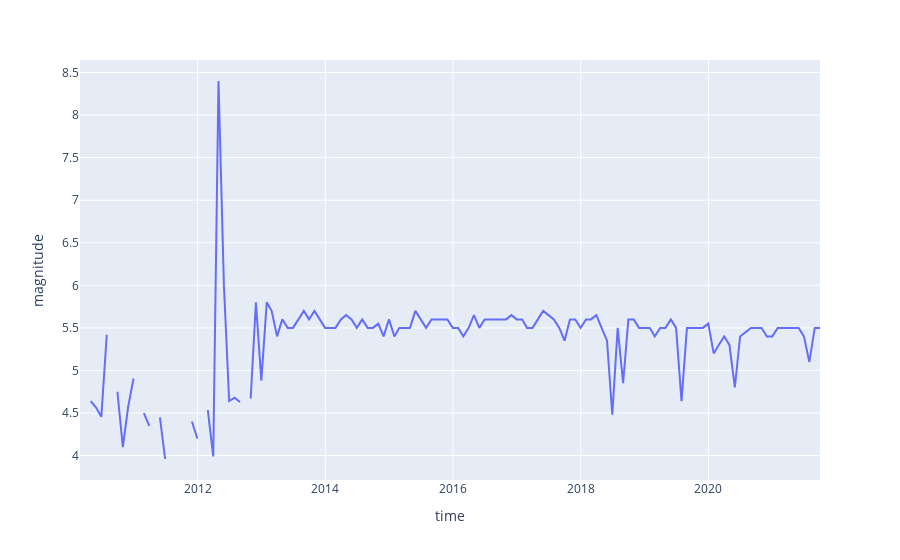

Write notebook code for a chart like this one.
### Code cell
temp = df2
temp.index = temp.time 
df_temp = temp.groupby(pd.Grouper(freq='M')).median().reset_index()
px.line(df_temp, x = 'time', y = 'magnitude', hover_data=['felt'])

### Figure 1 — Plotly figure (JSON) as saved in the notebook; plotly's stock layout.template omitted (floating-point values rounded to 4 significant figures; data arrays with more than 128 entries replaced by an {"elided": "..."} marker saying what was removed)
{"data": [{"customdata": {"elided": "140x1 float values"}, "hovertemplate": "time=%{x}<br>magnitude=%{y}<br>felt=%{customdata[0]}<extra></extra>", "legendgroup": "", "line": {"color": "#636efa", "dash": "solid"}, "marker": {"symbol": "circle"}, "mode": "lines", "name": "", "orientation": "v", "showlegend": false, "type": "scatter", "x": {"elided": "140 str values"}, "xaxis": "x", "y": {"elided": "140 float values"}, "yaxis": "y"}], "layout": {"legend": {"tracegroupgap": 0}, "margin": {"t": 60}, "xaxis": {"anchor": "y", "domain": [0, 1], "title": {"text": "time"}}, "yaxis": {"anchor": "x", "domain": [0, 1], "title": {"text": "magnitude"}}}}
